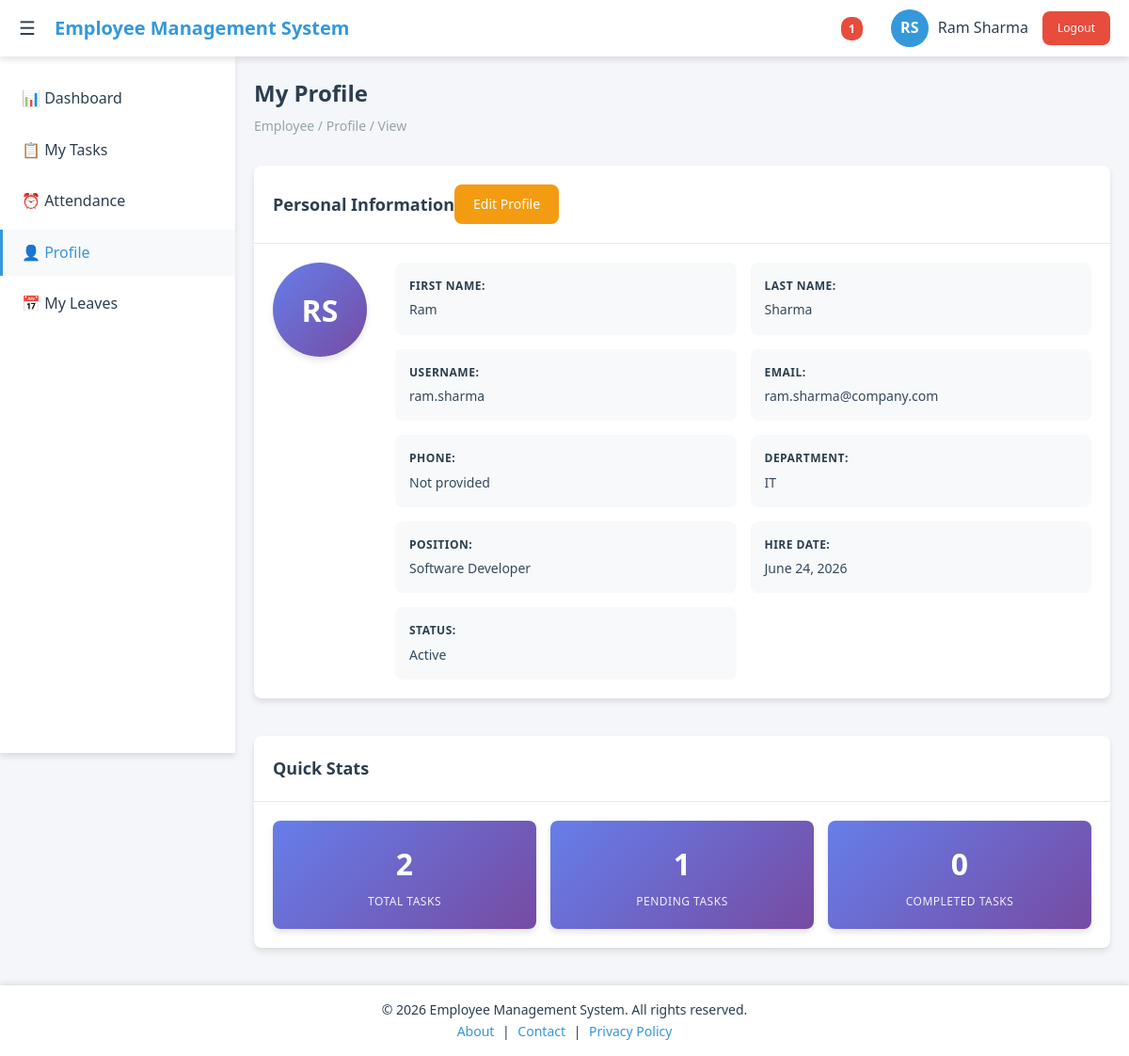
Page /employee/profile/view.php (signed in) on the committed database.
### tables this page shows
CREATE TABLE users (
    id INT PRIMARY KEY AUTO_INCREMENT,
    username VARCHAR(50) UNIQUE NOT NULL,
    email VARCHAR(100) UNIQUE NOT NULL,
    password VARCHAR(255) NOT NULL,
    first_name VARCHAR(50) NOT NULL,
    last_name VARCHAR(50) NOT NULL,
    role ENUM('admin', 'employee') DEFAULT 'employee',
    department_id INT,
    position VARCHAR(100),
    phone VARCHAR(20),
    hire_date DATE DEFAULT CURRENT_DATE,
    status ENUM('active', 'inactive') DEFAULT 'active',
    created_at TIMESTAMP DEFAULT CURRENT_TIMESTAMP,
    updated_at TIMESTAMP DEFAULT CURRENT_TIMESTAMP ON UPDATE CURRENT_TIMESTAMP
);

CREATE TABLE departments (
    id INT PRIMARY KEY AUTO_INCREMENT,
    name VARCHAR(100) NOT NULL,
    description TEXT,
    manager_id INT,
    status ENUM('active', 'inactive') DEFAULT 'active',
    created_at TIMESTAMP DEFAULT CURRENT_TIMESTAMP
);

### employee/profile/view.php (the view, shortened to what this page needs)
<?php
include '../../config.php';
$user_id = $_SESSION['user_id'];
$sql = "SELECT u.*, d.name as department_name
        FROM users u
        LEFT JOIN departments d ON u.department_id = d.id
        WHERE u.id = ?";
$stmt = $conn->prepare($sql);
$stmt->bind_param("i", $user_id);
$stmt->execute();
$result = $stmt->get_result();
$user = $result->fetch_assoc();
?>
<!DOCTYPE html>
<html lang="en">
<head>
    <link rel="stylesheet" href="../../assets/css/style.css">
    <link rel="stylesheet" href="../../assets/css/employee.css">
</head>
<body>
    <?php include '../../includes/header.php'; ?>
    <?php include '../../includes/sidebar.php'; ?>
    <main class="main-content">
        <div class="page-header">
            <h1 class="page-title">My Profile</h1>
            <div class="breadcrumb">Employee / Profile / View</div>
        </div>
        <div class="profile-container">
            <div class="card">
                <div class="card-header">
                    <h2 class="card-title">Personal Information</h2>
                    <a href="edit.php" class="btn btn-warning">Edit Profile</a>
                </div>
                <div class="card-body">
                    <div class="profile-details">
                        <div class="profile-avatar">
                            <div class="avatar-large">
                                <?php echo strtoupper(substr($user['first_name'], 0, 1) . substr($user['last_name'], 0, 1)); ?>
                            </div>
                        </div>
                        <div class="detail-grid">
                            <div class="detail-item">
                                <label>First Name:</label>
                                <span><?php echo htmlspecialchars($user['first_name']); ?></span>
                            </div>
                            <div class="detail-item">
                                <label>Last Name:</label>
                                <span><?php echo htmlspecialchars($user['last_name']); ?></span>
                            </div>
                            <div class="detail-item">
                                <label>Username:</label>
                                <span><?php echo htmlspecialchars($user['username']); ?></span>
                            </div>
                            <div class="detail-item">
                                <label>Email:</label>
                                <span><?php echo htmlspecialchars($user['email']); ?></span>
                            </div>
                            <div class="detail-item">
                                <label>Phone:</label>
                                <span><?php echo htmlspecialchars($user['phone'] ?? 'Not provided'); ?></span>
                            </div>
                            <div class="detail-item">
                                <label>Department:</label>
                                <span><?php echo htmlspecialchars($user['department_name'] ?? 'Not assigned'); ?></span>
                            </div>
                            <div class="detail-item">
                                <label>Position:</label>
                                <span><?php echo htmlspecialchars($user['position'] ?? 'Not specified'); ?></span>
                            </div>
                            <div class="detail-item">
                                <label>Hire Date:</label>
                                <span><?php echo date('F d, Y', strtotime($user['hire_date'])); ?></span>
                            </div>
                            <div class="detail-item">
                                <label>Status:</label>
                                <span class="badge status-<?php echo $user['status']; ?>">
                                    <?php echo ucfirst($user['status']); ?>
                                </span>
                            </div>
                        </div>
                    </div>
                </div>
            </div>
            <div class="card">
                <div class="card-header">
                    <h2 class="card-title">Quick Stats</h2>
                </div>
                <div class="card-body">
                    <div class="stats-grid">
                        <?php
                        $tasks_sql = "SELECT COUNT(*) as total_tasks FROM tasks WHERE assigned_to = ?";
                        $stmt = $conn->prepare($tasks_sql);
                        $stmt->bind_param("i", $user_id);
                        $stmt->execute();
                        $tasks_result = $stmt->get_result();
                        $total_tasks = $tasks_result->fetch_assoc()['total_tasks'];
                        $pending_sql = "SELECT COUNT(*) as pending_tasks FROM tasks WHERE assigned_to = ? AND status = 'pending'";
                        $stmt = $conn->prepare($pending_sql);
                        $stmt->bind_param("i", $user_id);
                        $stmt->execute();
                        $pending_result = $stmt->get_result();
                        $pending_tasks = $pending_result->fetch_assoc()['pending_tasks'];
                        $completed_sql = "SELECT COUNT(*) as completed_tasks FROM tasks WHERE assigned_to = ? AND status = 'completed'";
                        $stmt = $conn->prepare($completed_sql);
                        $stmt->bind_param("i", $user_id);
                        $stmt->execute();
                        $completed_result = $stmt->get_result();
                        $completed_tasks = $completed_result->fetch_assoc()['completed_tasks'];
                        ?>
                        <div class="stat-item">
                            <div class="stat-number"><?php echo $total_tasks; ?></div>
                            <div class="stat-label">Total Tasks</div>
                        </div>
                        <div class="stat-item">
                            <div class="stat-number"><?php echo $pending_tasks; ?></div>
                            <div class="stat-label">Pending Tasks</div>
                        </div>
                        <div class="stat-item">
                            <div class="stat-number"><?php echo $completed_tasks; ?></div>
                            <div class="stat-label">Completed Tasks</div>
                        </div>
                    </div>
                </div>
            </div>
        </div>
    </main>
    <?php include '../../includes/footer.php'; ?>
</body>
</html>

### assets/css/style.css (style rules this page uses)
:root { --primary-color: #3498db; --primary-dark: #2980b9; --secondary-color: #2c3e50; --success-color: #27ae60; --warning-color: #f39c12; --danger-color: #e74c3c; --light-color: #ecf0f1; --dark-color: #34495e; --white: #ffffff; --gray: #95a5a6; --gray-light: #bdc3c7; --border-radius: 8px; --box-shadow: 0 4px 6px rgba(0, 0, 0, 0.1); --transition: all 0.3s ease; --sidebar-width: 250px; --header-height: 60px; }
* { margin: 0; padding: 0; box-sizing: border-box; }
body { font-family: 'Segoe UI', Tahoma, Geneva, Verdana, sans-serif; background-color: #f5f6fa; color: var(--secondary-color); line-height: 1.6; }
.main-content { margin-left: var(--sidebar-width); margin-top: var(--header-height); padding: 20px; transition: var(--transition); min-height: calc(100vh - var(--header-height)); }
.page-header { margin-bottom: 30px; }
.page-title { font-size: 24px; font-weight: 600; color: var(--secondary-color); margin-bottom: 5px; }
.breadcrumb { color: var(--gray); font-size: 14px; }
.card { background: var(--white); border-radius: var(--border-radius); box-shadow: var(--box-shadow); margin-bottom: 20px; transition: var(--transition); }
.card-header { padding: 20px; border-bottom: 1px solid #e1e8ed; display: flex; justify-content: between; align-items: center; }
.card-title { font-size: 18px; font-weight: 600; color: var(--secondary-color); }
.card-body { padding: 20px; }
.btn { display: inline-flex; align-items: center; gap: 8px; padding: 10px 20px; border: none; border-radius: var(--border-radius); font-size: 14px; font-weight: 500; cursor: pointer; transition: var(--transition); text-decoration: none; }
.btn-warning { background-color: var(--warning-color); color: var(--white); }
body { padding-top: 0; }

### assets/css/employee.css (style rules this page uses)
.profile-container { display: grid; gap: 20px; }
.profile-details { display: flex; gap: 30px; align-items: flex-start; }
.profile-avatar { flex-shrink: 0; }
.avatar-large { width: 100px; height: 100px; border-radius: 50%; background: linear-gradient(135deg, #667eea 0%, #764ba2 100%); color: var(--white); display: flex; align-items: center; justify-content: center; font-size: 32px; font-weight: 600; box-shadow: var(--box-shadow); }
.detail-grid { flex-grow: 1; display: grid; grid-template-columns: repeat(auto-fit, minmax(250px, 1fr)); gap: 15px; }
.detail-item { display: flex; flex-direction: column; padding: 15px; background: #f8f9fa; border-radius: var(--border-radius); }
.detail-item label { font-weight: 600; color: var(--secondary-color); font-size: 12px; text-transform: uppercase; letter-spacing: 0.5px; margin-bottom: 5px; }
.detail-item span { color: var(--dark-color); font-size: 14px; }
.stats-grid { display: grid; grid-template-columns: repeat(auto-fit, minmax(150px, 1fr)); gap: 15px; }
.stat-item { text-align: center; padding: 20px; background: linear-gradient(135deg, #667eea 0%, #764ba2 100%); color: var(--white); border-radius: var(--border-radius); box-shadow: var(--box-shadow); }
.stat-number { font-size: 32px; font-weight: 700; margin-bottom: 5px; }
.stat-label { font-size: 12px; text-transform: uppercase; letter-spacing: 0.5px; opacity: 0.9; }

### includes/footer.php (style rules this page uses)
body, html { min-height: 100%; display: flex; flex-direction: column; }
.main-content { flex: 1 0 auto; }

### rows in the picture
users: first_name+last_name "RS", first_name "Ram", last_name "Sharma", username "ram.sharma", email "ram.sharma@company.com", phone "Not provided", department.name "IT", position "Software Developer", hire_date "June 24, 2026", status "Active"

### other values in the picture
$pending_count "1"
$_SESSION['first_name'] "Ram"
$_SESSION['last_name'] "Sharma"
$total_tasks "2"
$pending_tasks "1"
$completed_tasks "0"
